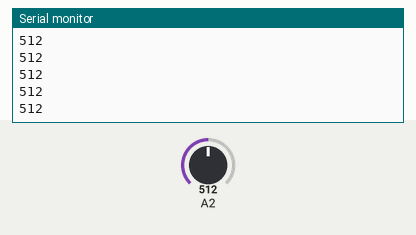
This sketch was run on a simulated Arduino Uno, built with avr-gcc and run on an emulated ATmega328P. Shown: the last lines printed to the serial monitor. Inputs (shaded band) come from the test bench; at power-on: A2 = 512.

Above: at 1.2 s.
1.3 s: A2 set to 716
At 2.3 s:
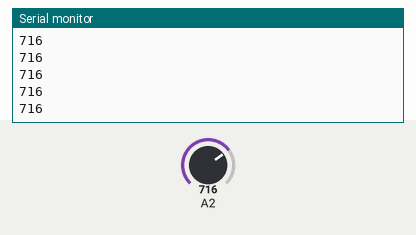
2.8 s: A2 set to 900
At 3.7 s:
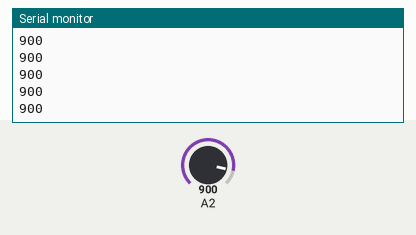
Timing chart, 0 to 5.8 s (numbered marks = the images above; inputs shaded):
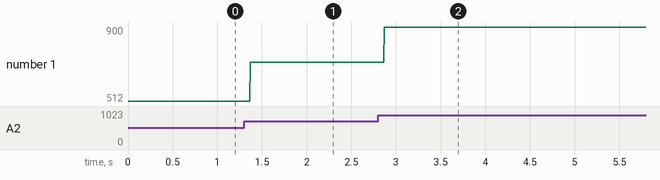

Measured:
- after the input at 1.3 s, the serial monitor: prints a new line after 0.07 s (image 1)
- after the input at 2.8 s, the serial monitor: prints a new line after 0.07 s (image 2)
- plotted number 1: 512 → 716 after the input at 1.3 s, 716 → 900 after the input at 2.8 s

The sketch:

test_DAC.ino
```cpp
#include <Wire.h>           //wire library
#include <Adafruit_MCP4725.h> // MCP4725 library from adafruit
#define analogVin A0          // Analog voltage input to A0

Adafruit_MCP4725 MCP4725;

void setup(void) {
  // put your setup code here, to run once:
  Serial.begin(9600);
  MCP4725.begin(0x60);
}

void loop(void) {
  // put your main code here, to run repeatedly:
  uint32_t MCP4725_value = 0;
  MCP4725.setVoltage(MCP4725_value, false);
  //Serial.println(MCP4725_value, DEC);
  //Serial.println("Flex sensor Reading: ");
  //Serial.println(analogRead(A1), DEC);
  //Serial.println("Feedback sensor Reading: ");
  Serial.println(analogRead(A2), DEC);

}
```
